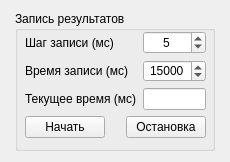
<?xml version="1.0" encoding="UTF-8"?>
<ui version="4.0">
 <class>DeviceLogWidget</class>
 <widget class="QWidget" name="DeviceLogWidget">
  <property name="geometry">
   <rect>
    <x>0</x>
    <y>0</y>
    <width>230</width>
    <height>158</height>
   </rect>
  </property>
  <property name="sizePolicy">
   <sizepolicy hsizetype="Expanding" vsizetype="Expanding">
    <horstretch>0</horstretch>
    <verstretch>0</verstretch>
   </sizepolicy>
  </property>
  <property name="windowTitle">
   <string>Form</string>
  </property>
  <layout class="QGridLayout" name="gridLayout_2">
   <item row="0" column="0">
    <widget class="QGroupBox" name="groupBox">
     <property name="sizePolicy">
      <sizepolicy hsizetype="Fixed" vsizetype="Fixed">
       <horstretch>0</horstretch>
       <verstretch>0</verstretch>
      </sizepolicy>
     </property>
     <property name="minimumSize">
      <size>
       <width>200</width>
       <height>140</height>
      </size>
     </property>
     <property name="title">
      <string>Запись результатов</string>
     </property>
     <property name="alignment">
      <set>Qt::AlignLeading|Qt::AlignLeft|Qt::AlignTop</set>
     </property>
     <widget class="QWidget" name="layoutWidget">
      <property name="geometry">
       <rect>
        <x>10</x>
        <y>20</y>
        <width>181</width>
        <height>107</height>
       </rect>
      </property>
      <layout class="QVBoxLayout" name="verticalLayout">
       <property name="sizeConstraint">
        <enum>QLayout::SetNoConstraint</enum>
       </property>
       <item>
        <layout class="QGridLayout" name="gridLayout">
         <property name="sizeConstraint">
          <enum>QLayout::SetFixedSize</enum>
         </property>
         <item row="0" column="0">
          <widget class="QLabel" name="label">
           <property name="sizePolicy">
            <sizepolicy hsizetype="Expanding" vsizetype="Expanding">
             <horstretch>0</horstretch>
             <verstretch>0</verstretch>
            </sizepolicy>
           </property>
           <property name="text">
            <string>Шаг записи (мс)</string>
           </property>
          </widget>
         </item>
         <item row="0" column="1">
          <widget class="QSpinBox" name="spinDelayRecord">
           <property name="sizePolicy">
            <sizepolicy hsizetype="Preferred" vsizetype="Fixed">
             <horstretch>0</horstretch>
             <verstretch>0</verstretch>
            </sizepolicy>
           </property>
           <property name="alignment">
            <set>Qt::AlignCenter</set>
           </property>
           <property name="maximum">
            <number>100</number>
           </property>
           <property name="singleStep">
            <number>1</number>
           </property>
           <property name="value">
            <number>5</number>
           </property>
          </widget>
         </item>
         <item row="1" column="0">
          <widget class="QLabel" name="label_2">
           <property name="sizePolicy">
            <sizepolicy hsizetype="Expanding" vsizetype="Expanding">
             <horstretch>0</horstretch>
             <verstretch>0</verstretch>
            </sizepolicy>
           </property>
           <property name="text">
            <string>Время записи (мс)</string>
           </property>
          </widget>
         </item>
         <item row="1" column="1">
          <widget class="QSpinBox" name="spinTimeRecord">
           <property name="sizePolicy">
            <sizepolicy hsizetype="Preferred" vsizetype="Fixed">
             <horstretch>0</horstretch>
             <verstretch>0</verstretch>
            </sizepolicy>
           </property>
           <property name="alignment">
            <set>Qt::AlignCenter</set>
           </property>
           <property name="maximum">
            <number>40000</number>
           </property>
           <property name="value">
            <number>15000</number>
           </property>
          </widget>
         </item>
         <item row="2" column="0">
          <widget class="QLabel" name="label_3">
           <property name="sizePolicy">
            <sizepolicy hsizetype="Expanding" vsizetype="Expanding">
             <horstretch>0</horstretch>
             <verstretch>0</verstretch>
            </sizepolicy>
           </property>
           <property name="text">
            <string>Текущее время (мс)</string>
           </property>
          </widget>
         </item>
         <item row="2" column="1">
          <widget class="QLineEdit" name="lineCurrentTime">
           <property name="sizePolicy">
            <sizepolicy hsizetype="Preferred" vsizetype="Fixed">
             <horstretch>0</horstretch>
             <verstretch>0</verstretch>
            </sizepolicy>
           </property>
           <property name="alignment">
            <set>Qt::AlignCenter</set>
           </property>
           <property name="readOnly">
            <bool>true</bool>
           </property>
          </widget>
         </item>
        </layout>
       </item>
       <item>
        <layout class="QHBoxLayout" name="horizontalLayout">
         <item>
          <widget class="QPushButton" name="ButtonStartRecord">
           <property name="text">
            <string>Начать</string>
           </property>
          </widget>
         </item>
         <item>
          <spacer name="horizontalSpacer">
           <property name="orientation">
            <enum>Qt::Horizontal</enum>
           </property>
           <property name="sizeHint" stdset="0">
            <size>
             <width>18</width>
             <height>20</height>
            </size>
           </property>
          </spacer>
         </item>
         <item>
          <widget class="QPushButton" name="ButtonStopRecord">
           <property name="text">
            <string>Остановка</string>
           </property>
          </widget>
         </item>
        </layout>
       </item>
      </layout>
     </widget>
    </widget>
   </item>
  </layout>
 </widget>
 <resources/>
 <connections/>
</ui>
